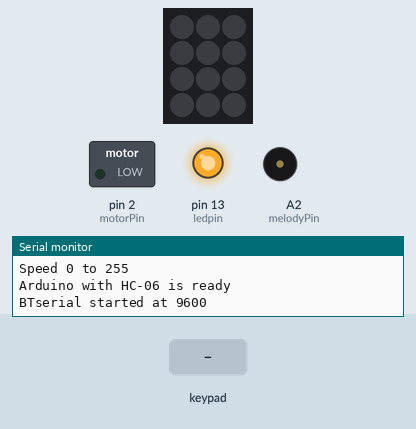
Simulated run of this sketch. Board: Arduino Uno, built with avr-gcc and run on an emulated ATmega328P. Shown: 3×4 RGB LED matrix (first LED top left, wired row by row), switched loads named in the sketch (green lamp = pin HIGH), output pins drawn as LEDs (lit = HIGH), buzzer (waves = sounding), the last lines printed to the serial monitor. The test bench sets the inputs (shaded band).

Above: at 1.2 s.
1.3 s: keypad keys 1 2 7 9 1 0 # pressed 0.4 s apart
At 4.7 s:
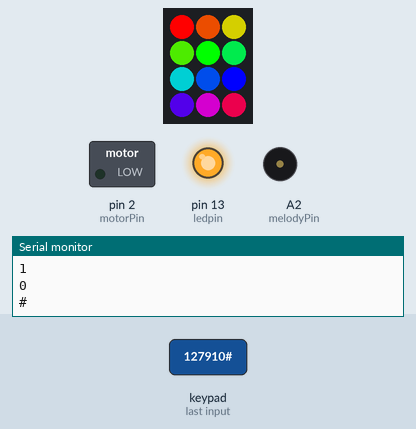
5.6 s: keypad keys 1 2 7 9 1 0 * pressed 0.4 s apart
At 8.13 s:
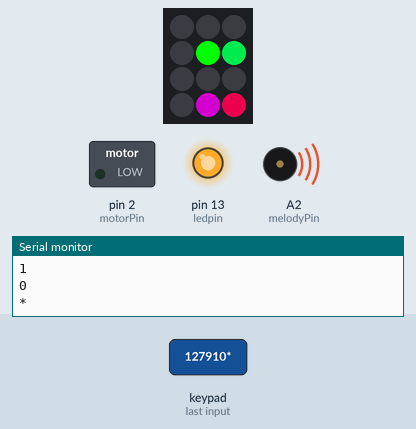
9.9 s: key '3' pressed
At 9.96 s:
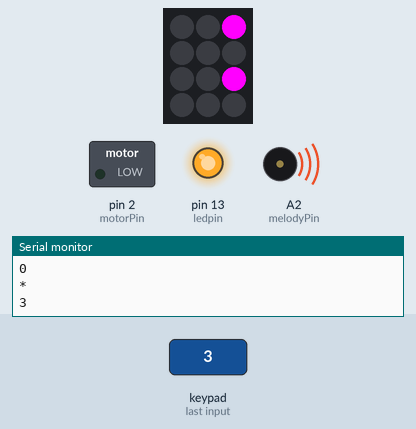
11.6 s: keypad keys 1 1 8 6 * pressed 0.4 s apart
At 13.59 s:
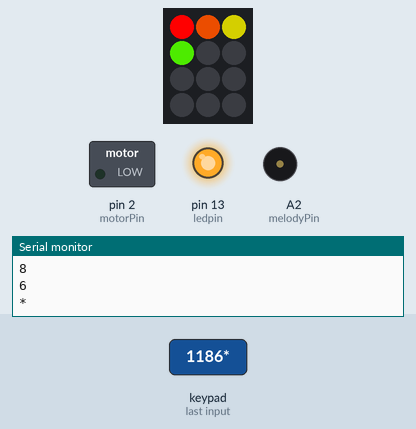
15.1 s: key '9' pressed
At 16.4 s:
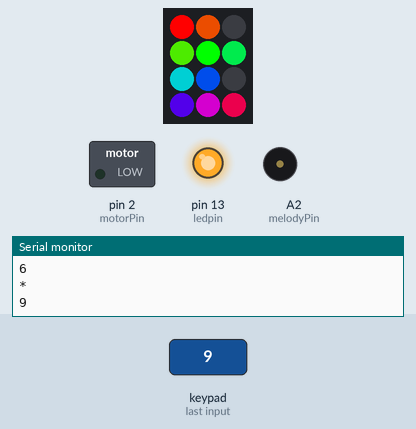
16.8 s: key '5' pressed
At 17.5 s:
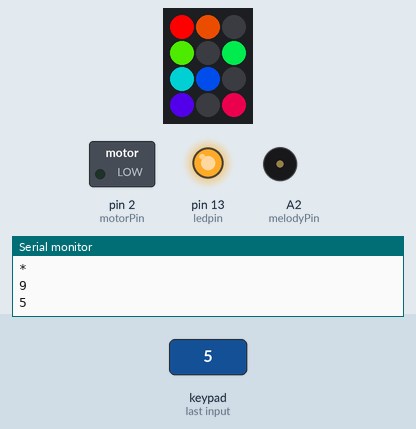
Timing chart, 0 to 19.5 s (numbered marks = the images above; inputs shaded):
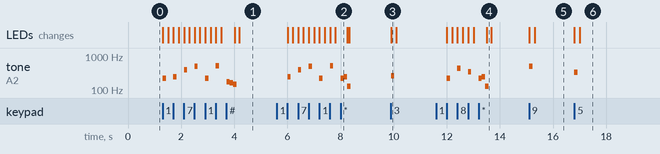

Measured:
- after the input at 1.3 s, tone on A2 (melodyPin): plays 220 Hz for 0.13 s, 247 Hz for 0.13 s, 392 Hz for 0.13 s, 494 Hz for 0.13 s, 220 Hz for 0.13 s, 523 Hz for 0.13 s … (9 notes in this stretch), starting at once; the LEDs: first change at once (image 1 shows a later state)
- after the input at 5.6 s, tone on A2 (melodyPin): plays 247 Hz for 0.13 s, 392 Hz for 0.13 s, 494 Hz for 0.13 s, 220 Hz for 0.13 s, 523 Hz for 0.13 s, 220 Hz for 0.13 s … (8 notes in this stretch), starting after 0.41 s; the LEDs: first change after 0.41 s (image 2 shows a later state)
- after the input at 9.9 s, tone on A2 (melodyPin): silent → 262 Hz at once, → silent 0.13 s later; the LEDs: change at once (image 3)
- after the input at 11.6 s, tone on A2 (melodyPin): plays 220 Hz for 0.13 s, 440 Hz for 0.13 s, 349 Hz for 0.13 s, 220 Hz for 0.13 s, 247 Hz for 0.13 s, 131 Hz for 0.13 s, starting after 0.41 s; the LEDs: first change after 0.41 s (image 4 shows a later state)
- after the input at 15.1 s, tone on A2 (melodyPin): silent → 494 Hz at once, → silent 0.13 s later; the LEDs: first change at once (image 5 shows a later state)
- after the input at 16.8 s, tone on A2 (melodyPin): silent → 330 Hz at once, → silent 0.13 s later; the LEDs: first change at once (image 6 shows a later state)

The sketch:

keypad.ino
```cpp
/*  FROM http://playground.arduino.cc/Main/KeypadTutorial
 *
 *  MORE EXAMPLES http://playground.arduino.cc/Code/Keypad#Example
 *
 *   Keypadtest.pde
 *
 *  Demonstrate the simplest use of the  keypad library.
 *
 *  The first step is to connect your keypad to the
 *  Arduino  using the pin numbers listed below in
 *  rowPins[] and colPins[]. If you want to use different
 *  pins then  you  can  change  the  numbers below to
 *  match your setup.
 *
 */
#include <Keypad.h>
#include "pitches.h"


#include <Adafruit_NeoPixel.h>
#ifdef __AVR__
  #include <avr/power.h>
#endif
#define ringPin A1
// How many NeoPixels are attached to the Arduino? (0-11)
#define ringPixels 12

// Parameter 1 = number of pixels in strip
// Parameter 2 = Arduino pin number (most are valid)
// Parameter 3 = pixel type flags, add together as needed:
//   NEO_KHZ800  800 KHz bitstream (most NeoPixel products w/WS2812 LEDs)
//   NEO_KHZ400  400 KHz (classic 'v1' (not v2) FLORA pixels, WS2811 drivers)
//   NEO_GRB     Pixels are wired for GRB bitstream (most NeoPixel products)
//   NEO_RGB     Pixels are wired for RGB bitstream (v1 FLORA pixels, not v2)
//   NEO_RGBW    Pixels are wired for RGBW bitstream (NeoPixel RGBW products)
Adafruit_NeoPixel pixels = Adafruit_NeoPixel(ringPixels, ringPin, NEO_GRB + NEO_KHZ800);


const byte aROWS = 4; // Four rows
const byte aCOLS = 3; // Three columns
// Define the Keymap
char akeys[aROWS][aCOLS] = {
  {'1','2','3'},
  {'4','5','6'},
  {'7','8','9'},
  {'#','0','*'}
};

const byte bROWS = 1; // + one rows
const byte bCOLS = 3; // Three columns
// Define the Keymap
char bkeys[bROWS][bCOLS] = {
  {'a','b','c'}
};


// Connect keypad ROW0, ROW1, ROW2 and ROW3 to these Arduino pins.
//byte rowPins[ROWS] = { 9, 8, 7, 6 };
// Connect keypad COL0, COL1 and COL2 to these Arduino pins.
//byte colPins[COLS] = { 12, 11, 10 };

// REMAPPED CONNECTION
byte arowPins[aROWS] = { 12, 7, 9, 10 };
byte acolPins[aCOLS] = { 11, 8, 6 };

byte browPins[aROWS] = { A0 };     //this one is not connected yet
byte bcolPins[aCOLS] = { 7, 9, 10 };


// Create the Keypad
Keypad kpdA = Keypad( makeKeymap(akeys), arowPins, acolPins, aROWS, aCOLS );
Keypad kpdB = Keypad( makeKeymap(bkeys), browPins, bcolPins, bROWS, bCOLS );


#define ledpin 13
int motorPin = 2;
int melodyPin = A2;

//Mario main theme melody
int melody[] = {
  NOTE_E7, NOTE_E7, 0, NOTE_E7,
  0, NOTE_C7, NOTE_E7, 0,
  NOTE_G7, 0, 0,  0,
  NOTE_G6, 0, 0, 0,

  NOTE_C7, 0, 0, NOTE_G6,
  0, 0, NOTE_E6, 0,
  0, NOTE_A6, 0, NOTE_B6,
  0, NOTE_AS6, NOTE_A6, 0,

  NOTE_G6, NOTE_E7, NOTE_G7,
  NOTE_A7, 0, NOTE_F7, NOTE_G7,
  0, NOTE_E7, 0, NOTE_C7,
  NOTE_D7, NOTE_B6, 0, 0,

  NOTE_C7, 0, 0, NOTE_G6,
  0, 0, NOTE_E6, 0,
  0, NOTE_A6, 0, NOTE_B6,
  0, NOTE_AS6, NOTE_A6, 0,

  NOTE_G6, NOTE_E7, NOTE_G7,
  NOTE_A7, 0, NOTE_F7, NOTE_G7,
  0, NOTE_E7, 0, NOTE_C7,
  NOTE_D7, NOTE_B6, 0, 0
};
//Mario main them tempo
int tempo[] = {
  12, 12, 12, 12,
  12, 12, 12, 12,
  12, 12, 12, 12,
  12, 12, 12, 12,

  12, 12, 12, 12,
  12, 12, 12, 12,
  12, 12, 12, 12,
  12, 12, 12, 12,

  9, 9, 9,
  12, 12, 12, 12,
  12, 12, 12, 12,
  12, 12, 12, 12,

  12, 12, 12, 12,
  12, 12, 12, 12,
  12, 12, 12, 12,
  12, 12, 12, 12,

  9, 9, 9,
  12, 12, 12, 12,
  12, 12, 12, 12,
  12, 12, 12, 12,
};
//Underworld melody
int underworld_melody[] = {
  NOTE_C4, NOTE_C5, NOTE_A3, NOTE_A4,
  NOTE_AS3, NOTE_AS4, 0,
  0,
  NOTE_C4, NOTE_C5, NOTE_A3, NOTE_A4,
  NOTE_AS3, NOTE_AS4, 0,
  0,
  NOTE_F3, NOTE_F4, NOTE_D3, NOTE_D4,
  NOTE_DS3, NOTE_DS4, 0,
  0,
  NOTE_F3, NOTE_F4, NOTE_D3, NOTE_D4,
  NOTE_DS3, NOTE_DS4, 0,
  0, NOTE_DS4, NOTE_CS4, NOTE_D4,
  NOTE_CS4, NOTE_DS4,
  NOTE_DS4, NOTE_GS3,
  NOTE_G3, NOTE_CS4,
  NOTE_C4, NOTE_FS4, NOTE_F4, NOTE_E3, NOTE_AS4, NOTE_A4,
  NOTE_GS4, NOTE_DS4, NOTE_B3,
  NOTE_AS3, NOTE_A3, NOTE_GS3,
  0, 0, 0
};
//Underwolrd tempo
int underworld_tempo[] = {
  12, 12, 12, 12,
  12, 12, 6,
  3,
  12, 12, 12, 12,
  12, 12, 6,
  3,
  12, 12, 12, 12,
  12, 12, 6,
  3,
  12, 12, 12, 12,
  12, 12, 6,
  6, 18, 18, 18,
  6, 6,
  6, 6,
  6, 6,
  18, 18, 18, 18, 18, 18,
  10, 10, 10,
  10, 10, 10,
  3, 3, 3
};

int count=0;

bool ringOn = false;


//////////////////////////////////// BLUETOOTH

#include <SoftwareSerial.h>
SoftwareSerial BTSerial(A4, A5); // RX | TX

char c = ' ';

//////////////////////////////////// END BLUETOOTH


void setup()
{
  pinMode(ledpin,OUTPUT);
  pinMode(motorPin, OUTPUT);
  digitalWrite(ledpin, HIGH);
  Serial.begin(9600);

  while (! Serial);
  Serial.println("Speed 0 to 255");


  pixels.begin();
  pixels.show(); // Initialize all pixels to 'off'


  ///////////////////////////////////////////////// BLUETOOTH
  Serial.println("Arduino with HC-06 is ready");

  // HC-06 default baud rate is 9600
  BTSerial.begin(9600);
  Serial.println("BTserial started at 9600");
  ///////////////////////////////////////////////// END BLUETOOTH
}

void loop()
{
  ///////////////////////////////////////////////// BLUETOOTH
  // Keep reading from HC-06 and send to Arduino Serial Monitor
  if (BTSerial.available()){
    c = BTSerial.read();
    Serial.write(c);
  }
  // Keep reading from Arduino Serial Monitor and send to HC-06
  if (Serial.available()){
    c = Serial.read();
    BTSerial.write(c);
  }
  ///////////////////////////////////////////////// END BLUETOOTH

//  if (Serial.available())
//  {
//    int speed = Serial.parseInt();
//    if (speed >= 0 && speed <= 255)
//    {
//      analogWrite(motorPin, speed);
//    }
//  }


  int noteDuration = 1000/8;

  char keyA = kpdA.getKey();
  char keyB = kpdB.getKey();

//  int reading = digitalRead(key);


  if(keyA)  // Check for a valid key.
  {
//    Serial.println(reading);
    switch (keyA)
    {
      // to calculate the note duration, take one second
      // divided by the note type.
      //e.g. quarter note = 1000 / 4, eighth note = 1000/8, etc.
      case '1':
        tone(melodyPin, NOTE_A3,noteDuration);
        Serial.println("1");

        lightRing(0, 6, pixels.Color(0,255,0), 200);

        break;
      case '2':
        tone(melodyPin, NOTE_B3,noteDuration);
        Serial.println("2");

        lightRing(1, 7, pixels.Color(255,0,0), 200);

        break;
      case '3':
        tone(melodyPin, NOTE_C4,noteDuration);
        Serial.println("3");

        lightRing(2, 8, pixels.Color(255,0,255), 200);

        break;
      case '4':
        tone(melodyPin, NOTE_D4,noteDuration);
        Serial.println("4");

        lightRing(3, 9, pixels.Color(0,0,255), 200);

        break;
      case '5':
        tone(melodyPin, NOTE_E4,noteDuration);
        Serial.println("5");

        lightRing(4, 10, pixels.Color(150,0,250), 200);

        break;
      case '6':
        tone(melodyPin, NOTE_F4,noteDuration);
        Serial.println("6");

        lightRing(5,11, pixels.Color(0,150,250), 200);

        break;
      case '7':
        tone(melodyPin, NOTE_G4,noteDuration);
        Serial.println("7");

        lightRing(6,0, pixels.Color(150,150,250), 200);

        break;
      case '8':
        tone(melodyPin, NOTE_A4,noteDuration);
        Serial.println("8");

        lightRing(7, 1, pixels.Color(250,150,0), 200);

        break;
      case '9':
        tone(melodyPin, NOTE_B4,noteDuration);
        Serial.println("9");

        lightRing(8, 2, pixels.Color(100,150,100), 200);

        break;

      case '0':
        tone(melodyPin, NOTE_C5,noteDuration);
        Serial.println("0");

        lightRing(9, 3, pixels.Color(200,100,50), 200);

        break;

      case '*':
        Serial.println("*");
        tone(melodyPin, NOTE_A3,noteDuration);
        delay(125);
        tone(melodyPin, NOTE_B3,noteDuration);
        delay(125);
        tone(melodyPin, NOTE_C3,noteDuration);

        if (!ringOn){
          ringOn = true;
          rainbowCycle(20);
        } else{
          ringOn = false;
          killRing();
        }
        break;
      case '#':
        Serial.println("#");
        tone(melodyPin, NOTE_F3,noteDuration);
        delay(125);
        tone(melodyPin, NOTE_E3,noteDuration);
        delay(125);
        tone(melodyPin, NOTE_D3,noteDuration);

        if (!ringOn){
          ringOn = true;
          rainbowCycle2(20);
        } else{
          ringOn = false;
          killRing();
        }
        break;
      default:
        Serial.println(keyA);

    }

  }


  if (keyB){

    switch(keyB){

      case 'a':

        marioRainbowCycle1();

        Serial.println(" 'Mario Theme'");
//        int size = sizeof(melody) / sizeof(int);
        for (int thisNote = 0; thisNote < 12; thisNote++) {
          int noteDuration = 1000 / tempo[thisNote];
          tone(melodyPin, melody[thisNote], noteDuration);
          int pauseBetweenNotes = noteDuration * 1.30;
          delay(pauseBetweenNotes);

          // stop the tone playing:
          tone(4, 0, noteDuration);
        }

        marioRainbowCycle2();

        break;
      case 'b':
        Serial.println("b");

        count++;
        if (count%2==1){
            analogWrite(motorPin, 200);
            ringOn = true;
            rainbowCycle(0);
        }
        else{
            analogWrite(motorPin, 0);
            ringOn = false;
            killRing();
        }
        break;
      case 'c':
        Serial.println("c");

        marioRainbowCycle2();

        //        int size = sizeof(underworld_melody) / sizeof(int);
        for (int thisNote = 0; thisNote < 8; thisNote++) {
          // to calculate the note duration, take one second
          // divided by the note type.
          //e.g. quarter note = 1000 / 4, eighth note = 1000/8, etc.
          int noteDuration = 1000 / underworld_tempo[thisNote];

          tone(melodyPin, underworld_melody[thisNote], noteDuration);

          // to distinguish the notes, set a minimum time between them.
          // the note's duration + 30% seems to work well:
          int pauseBetweenNotes = noteDuration * 1.30;
          delay(pauseBetweenNotes);

          // stop the tone playing:
          tone(melodyPin, 0, noteDuration);
        }

        marioRainbowCycle1();

        break;
      default:
        Serial.println(keyB);
    }
  }

}

void lightRing(uint8_t pos, uint8_t pos2, uint32_t color, uint8_t wait){
  // pixels.Color takes RGB values, from 0,0,0 up to 255,255,255
  pixels.setPixelColor(pos, color);
  pixels.setPixelColor(pos2, color);
  pixels.show(); // This sends the updated pixel color to the hardware.
  delay (wait);
  pixels.setPixelColor(pos, 0);
  pixels.setPixelColor(pos2, 0);
  pixels.show();
}

void marioRainbowCycle1() {
  uint16_t i, j;

  for(j=0; j<1; j++) { // 5 cycles of all colors on wheel
    for(i=0; i< ringPixels; i++) {
      pixels.setPixelColor(i, Wheel(((i * 256 / ringPixels) + j) & 255));
      pixels.show();
      delay(20);
      pixels.setPixelColor(i, 0);
      pixels.show();
    }
  }
}

void marioRainbowCycle2() {
  uint16_t i, j;

  for(j=0; j<1; j++) { // 5 cycles of all colors on wheel
    for(i=ringPixels-1; i>= 0 & i < ringPixels; i--) {
      pixels.setPixelColor(i, Wheel(((i * 256 / ringPixels) + j) & 255));
      pixels.show();
      delay(20);
      pixels.setPixelColor(i, 0);
      pixels.show();
      Serial.println (i);
    }
  }
}

// Slightly different, this makes the rainbow equally distributed throughout
void rainbowCycle(uint8_t wait) {
  uint16_t i, j;

  for(j=0; j<1; j++) { // 5 cycles of all colors on wheel
    for(i=0; i< ringPixels; i++) {
      pixels.setPixelColor(i, Wheel(((i * 256 / ringPixels) + j) & 255));
      pixels.show();
      delay(wait);
    }
  }
}

void rainbowCycle2(uint8_t wait) {
  uint16_t i, j;

  for(j=0; j<1; j++) { // 5 cycles of all colors on wheel
    for(i=ringPixels-1; i>= 0 & i < ringPixels; i--) {
      pixels.setPixelColor(i, Wheel(((i * 256 / ringPixels) + j) & 255));
      pixels.show();
      delay(wait);
    }
  }
}

// Input a value 0 to 255 to get a color value.
// The colours are a transition r - g - b - back to r.
uint32_t Wheel(byte WheelPos) {
  WheelPos = 255 - WheelPos;
  if(WheelPos < 85) {
    return pixels.Color(255 - WheelPos * 3, 0, WheelPos * 3);
  }
  if(WheelPos < 170) {
    WheelPos -= 85;
    return pixels.Color(0, WheelPos * 3, 255 - WheelPos * 3);
  }
  WheelPos -= 170;
  return pixels.Color(WheelPos * 3, 255 - WheelPos * 3, 0);
}

void killRing (){
  uint16_t i, j;

  for(j=0; j<1; j++) { // 5 cycles of all colors on wheel
    for(i=ringPixels-1; i>= 0 & i < ringPixels; i--) {
      pixels.setPixelColor(i, 0);
      pixels.show();
      delay(10);
    }
  }
}
```

pitches.h
```cpp
/*************************************************
 * Public Constants
 *************************************************/

#define NOTE_B0  31
#define NOTE_C1  33
#define NOTE_CS1 35
#define NOTE_D1  37
#define NOTE_DS1 39
#define NOTE_E1  41
#define NOTE_F1  44
#define NOTE_FS1 46
#define NOTE_G1  49
#define NOTE_GS1 52
#define NOTE_A1  55
#define NOTE_AS1 58
#define NOTE_B1  62
#define NOTE_C2  65
#define NOTE_CS2 69
#define NOTE_D2  73
#define NOTE_DS2 78
#define NOTE_E2  82
#define NOTE_F2  87
#define NOTE_FS2 93
#define NOTE_G2  98
#define NOTE_GS2 104
#define NOTE_A2  110
#define NOTE_AS2 117
#define NOTE_B2  123
#define NOTE_C3  131
#define NOTE_CS3 139
#define NOTE_D3  147
#define NOTE_DS3 156
#define NOTE_E3  165
#define NOTE_F3  175
#define NOTE_FS3 185
#define NOTE_G3  196
#define NOTE_GS3 208
#define NOTE_A3  220
#define NOTE_AS3 233
#define NOTE_B3  247
#define NOTE_C4  262
#define NOTE_CS4 277
#define NOTE_D4  294
#define NOTE_DS4 311
#define NOTE_E4  330
#define NOTE_F4  349
#define NOTE_FS4 370
#define NOTE_G4  392
#define NOTE_GS4 415
#define NOTE_A4  440
#define NOTE_AS4 466
#define NOTE_B4  494
#define NOTE_C5  523
#define NOTE_CS5 554
#define NOTE_D5  587
#define NOTE_DS5 622
#define NOTE_E5  659
#define NOTE_F5  698
#define NOTE_FS5 740
#define NOTE_G5  784
#define NOTE_GS5 831
#define NOTE_A5  880
#define NOTE_AS5 932
#define NOTE_B5  988
#define NOTE_C6  1047
#define NOTE_CS6 1109
#define NOTE_D6  1175
#define NOTE_DS6 1245
#define NOTE_E6  1319
#define NOTE_F6  1397
#define NOTE_FS6 1480
#define NOTE_G6  1568
#define NOTE_GS6 1661
#define NOTE_A6  1760
#define NOTE_AS6 1865
#define NOTE_B6  1976
#define NOTE_C7  2093
#define NOTE_CS7 2217
#define NOTE_D7  2349
#define NOTE_DS7 2489
#define NOTE_E7  2637
#define NOTE_F7  2794
#define NOTE_FS7 2960
#define NOTE_G7  3136
#define NOTE_GS7 3322
#define NOTE_A7  3520
#define NOTE_AS7 3729
#define NOTE_B7  3951
#define NOTE_C8  4186
#define NOTE_CS8 4435
#define NOTE_D8  4699
#define NOTE_DS8 4978
```
